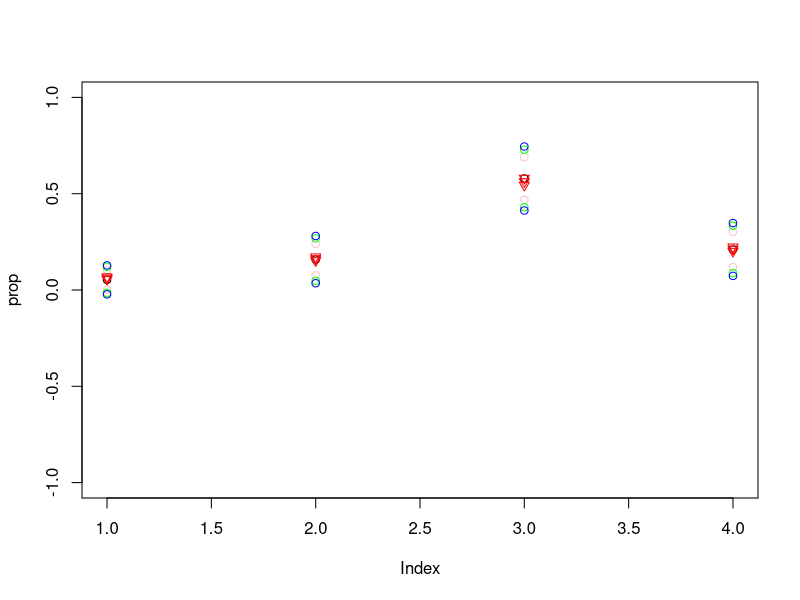
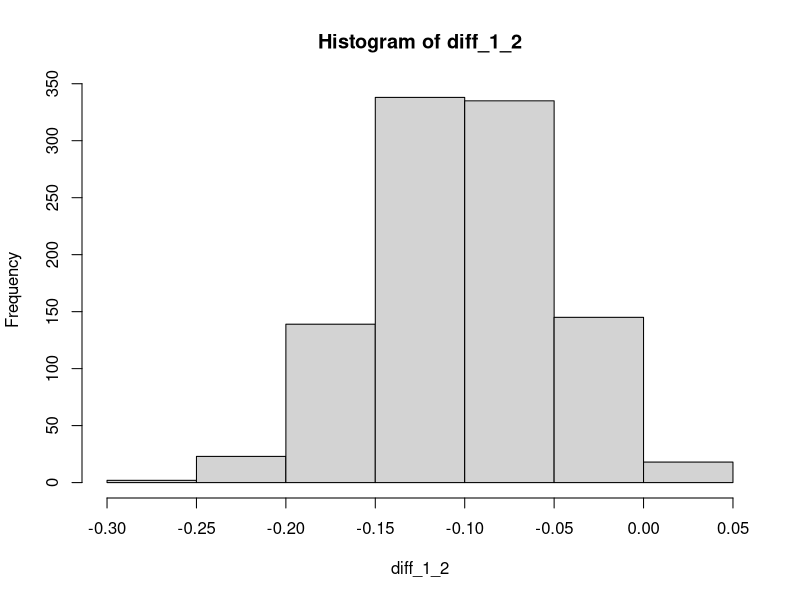
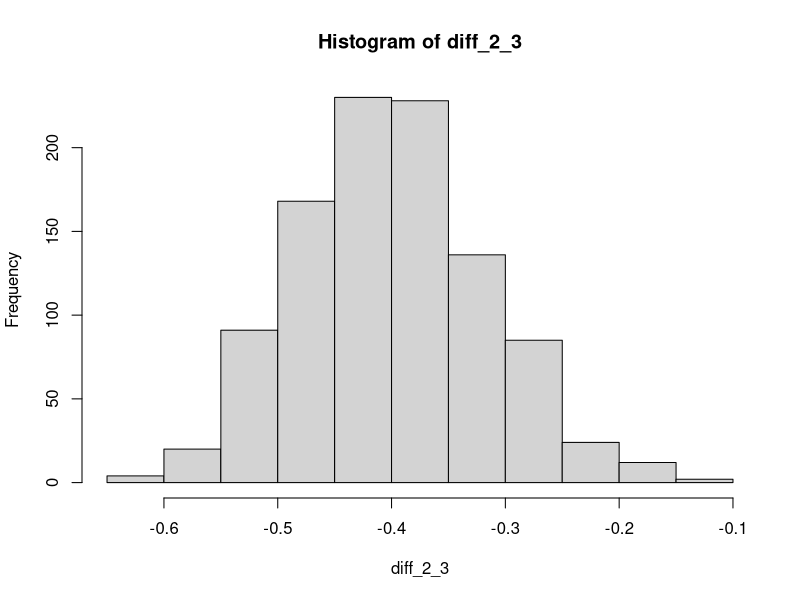
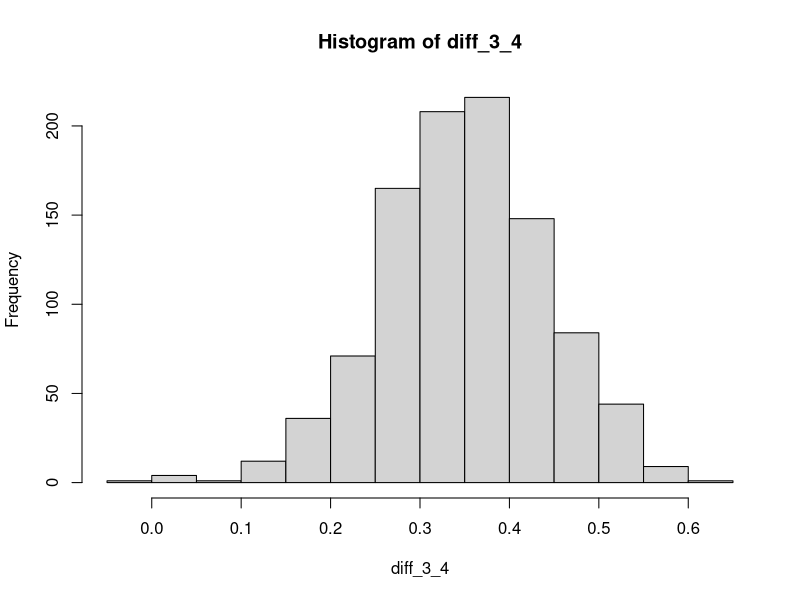
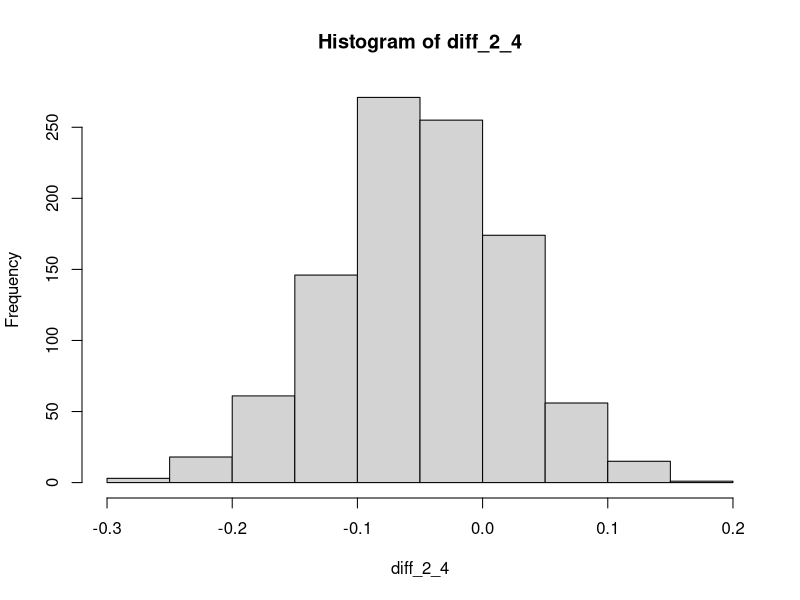

Generate these figures, in order, with R:
count<-c(4, 12, 44, 16)
N<-sum(count)
prop<-count/N

#Classical
sd_func<-function(p){
 return( sqrt((p*(1-p)/N)))
}
c_sd<-sapply(prop, sd_func)
c_u<-prop+1.96*c_sd
c_l<-prop-1.96*c_sd
plot(prop, ylim=c(-1,1))
points(c_u, col="Pink")
points(c_l, col="Pink")

#Note for reference only - doesn't really work as proportions are not independent in this case
#Bonferroni (mean test only)
bc_u<-prop+qnorm(1-(0.025/6))*c_sd
bc_l<-prop-qnorm(1-(0.025/6))*c_sd

points(bc_u, col="Green")
points(bc_l, col="Green")

#Bonferroni (all comparisons)

comb <- function(n, x) {
  return(factorial(n) / (factorial(x) * factorial(n-x)))
}

comb(6,2)

bc_u<-prop+qnorm(1-(0.025/15))*c_sd
bc_l<-prop-qnorm(1-(0.025/15))*c_sd

points(bc_u, col="Blue")
points(bc_l, col="Blue")

#Bayesian

dir<-count+1 #with non informative dir prior
bayesian<-dir/sum(dir)
#plot(prop, ylim=c(-0.2,0.5))

points(bayesian, col="red", pch=6)

a_0<-sum(dir)

bayes_sd<-function(a){
  var_a<-(a*(a_0-a))/(a_0^2*(a_0+1))
  return(sqrt(var_a))
}


b_sd<-sapply(bayesian, bayes_sd)
b_u<-bayesian+1.96*b_sd
b_l<-bayesian-1.96*b_sd
points(b_u, col="Red", pch=6)
points(b_l, col="Red", pch=6)

#Work out joint distributions

library(gtools)

sample<-rdirichlet(1000, dir)
diff_1_2<-sample[,1]-sample[,2]
hist(diff_1_2)
sum(diff_1_2>0)

diff_2_3<-sample[,2]-sample[,3]
hist(diff_2_3)
sum(diff_2_3>0)

diff_3_4<-sample[,3]-sample[,4]
hist(diff_3_4)
sum(diff_3_4>0)

diff_2_4<-sample[,2]-sample[,4]
hist(diff_2_4)
sum(diff_2_4>0)



